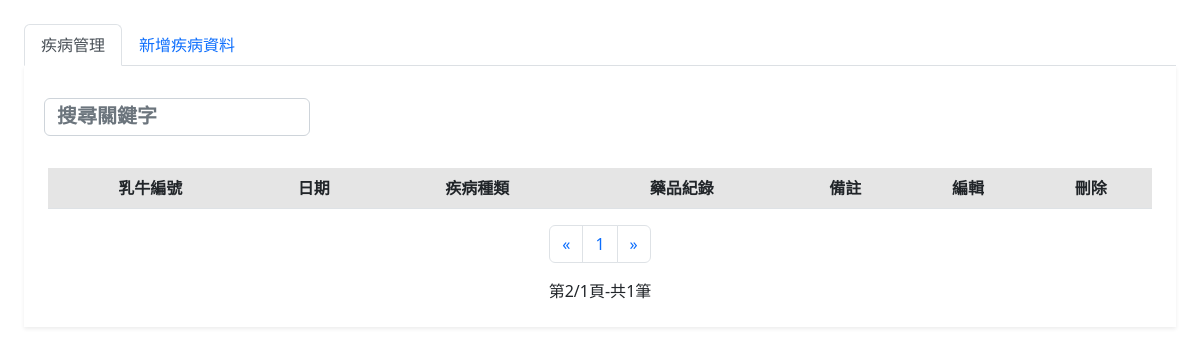
/fHealthManagement/diseaseManagement/diseaseManagement.php?page=2, run on an earlier commit of the app's database.
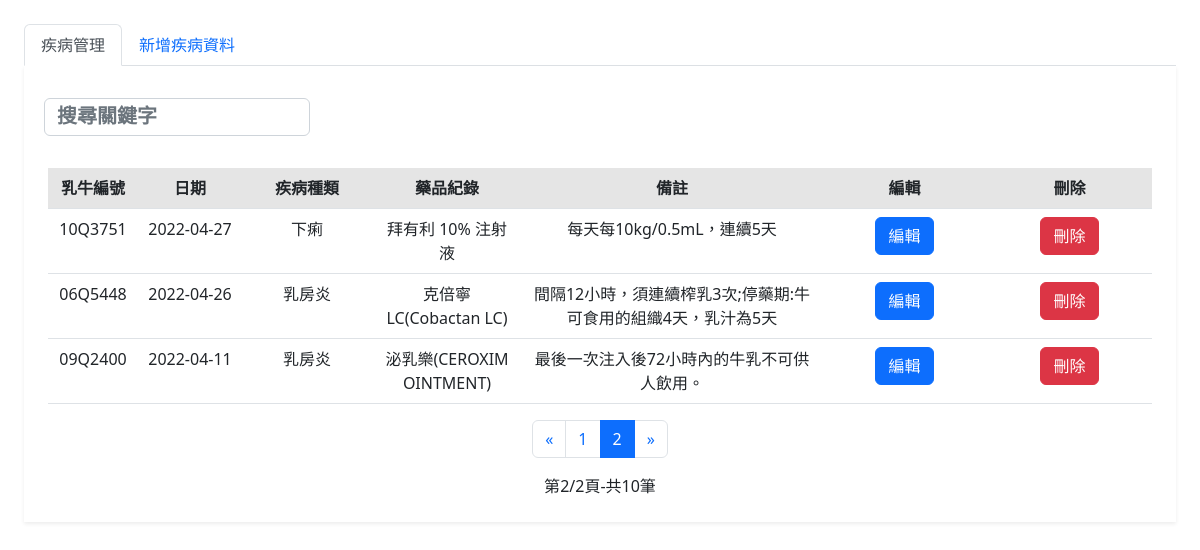
And on a later commit of the database.
### tables this page shows
CREATE TABLE `disease_management` (
  `sn` int(6) NOT NULL,
  `id` varchar(64) NOT NULL,
  `date` date NOT NULL,
  `disease` varchar(64) NOT NULL,
  `drugs` varchar(64) NOT NULL,
  `remark` varchar(64) NOT NULL
);

### fHealthManagement/diseaseManagement/diseaseManagement.php (the view, shortened to what this page needs)
<?php
require_once("../../SQLServer.php");
?>
<!doctype html>
<html lang="zh-TW">
<head>
  <link href="https://cdn.jsdelivr.net/npm/bootstrap@5.2.2/dist/css/bootstrap.min.css" rel="stylesheet">
  <link rel="stylesheet" href="../../css/text_box2.css">
  <link rel="stylesheet" href="../../css/indexcss.css">
</head>
<body>
  <div name="content" style="width:100%; height: 100vh ;   padding:1.5rem  ;   ">
    <div class="tab-content">
      <ul class="nav nav-tabs" role="tablist">
        <li class="nav-item">
          <a href="#diseaseManagement" class="nav-link active" data-toggle="tab">疾病管理</a>
        </li>
        <li class="nav-item">
          <a href="#addDiseaseManagement" class="nav-link" data-toggle="tab">新增疾病資料</a>
        </li>
      </ul>
      <div class="tab-pane active bg-white shadow-sm p-4" id="diseaseManagement">
        <div class="row">
          <div class="col-md-3 p-2">
            <input type="search" class="search form-control" data-table="table table-hover" placeholder="搜尋關鍵字" style="width:100%;">
          </div>
        </div>
        <br>
        <div class="table-responsive" style="overflow-y: hidden;">
          <div id="cow_table" style="text-align:center;">
            <table id="rule" class="table table-hover">
              <thead>
                <tr class="table-active">
                  <th>乳牛編號</th>
                  <th>日期</th>
                  <th>疾病種類</th>
                  <th>藥品紀錄</th>
                  <th>備註</th>
                  <th>編輯</th>
                  <th>刪除</th>
                </tr>
              </thead>
              <tbody>
                <?php
                $query = "SELECT * FROM disease_management ";
                $result = mysqli_query($db_link, $query);
                $num = mysqli_num_rows($result);
                $per = 7;
                $pages = ceil($num / $per);
                if (!isset($_GET["page"])) {
                  $page = 1;
                } else {
                  $page = intval($_GET["page"]);
                }
                $start = ($page - 1) * $per;
                $query .= "ORDER BY date DESC LIMIT $start,$per";
                $result = mysqli_query($db_link, $query);
                $i = 1;
                while ($row = mysqli_fetch_assoc($result)) {
                  $sn = $row['sn'];
                  $id = $row['id'];
                  $date = $row['date'];
                  $disease = $row['disease'];
                  $drugs = $row['drugs'];
                  $remark = $row['remark'];
                ?>
                  <tr>
                    <td width="90px"><?php echo $id ?></td>
                    <td width="104px"><?php echo $date ?></td>
                    <td width="130px"><?php echo $disease ?></td>
                    <td width="150px"><?php echo $drugs ?></td>
                    <td width="300px"><?php echo $remark ?></td>
                    <td><button class="view_data btn btn-primary" GetSn="<?php echo $sn; ?>">編輯</button></td>
                    <?php
                    echo "<td><button id=\"linkDel_$i\" onclick=\"#del\" class='btn btn-danger'>刪除</button></td>";
                    ?>
                  </tr>
                <?php
                  $i += 1;
                }
                ?>
              </tbody>
            </table>
            <?php
            echo "
                                    <center><div class='row text-center'>
                                        <div class='col-12 justify-content-center' style='display:flex;'>
                                                <nav aria-label='Page navigation example'>
                                                    <ul class='pagination'>
                                                        <li class='page-item'>
                                                            <a class='page-link' href='?page=1' aria-label='Previous'>
                                                                <span aria-hidden='true'>&laquo;</span>
                                                            </a>
                                                        </li> ";
            for ($i = 1; $i <= $pages; $i++) {
              if ($page - 5 < $i && $i < $page + 4) {
                if ($page == $i) {
                  echo "<li class='page-item active'><a class='page-link' href=?page=" . $i . " >" . $i . "</a></li> ";
                } else {
                  echo "<li class='page-item'><a class='page-link' href=?page=" . $i . " >" . $i . "</a></li> ";
                }
              }
            }
            echo "<li class='page-item'><a class='page-link' aria-label='Next' href=?page=" . $pages . " ><span aria-hidden='true'>&raquo;</span></a></li></ul>
                                    </nav></div>";
            echo "<div class=\"col-12\">第" . $page . "/" . $pages . "頁-共" . $num . "筆</div></center>";
            ?>
          </div>
        </div>
      </div>
    </div>
  </div>
</body>
</html>

What changed in the data, as far as the page shows it:
added disease_management: id "10Q3751", date "2022-04-27", disease "下痢", drugs "拜有利 10% 注射液", remark "每天每10kg/0.5mL，連續5天"
added disease_management: id "06Q5448", date "2022-04-26", disease "乳房炎", drugs "克倍寧LC(Cobactan LC)", remark "間隔12小時，須連續榨乳3次;停藥期:牛可食用的組織4天，乳汁為5天"
added disease_management: id "09Q2400", date "2022-04-11", disease "乳房炎", drugs "泌乳樂(CEROXIM OINTMENT)", remark "最後一次注入後72小時內的牛乳不可供人飲用。"
Also different on the page:
$pages: "1" → "2"
$num: "1" → "10"
new list line: "2"
